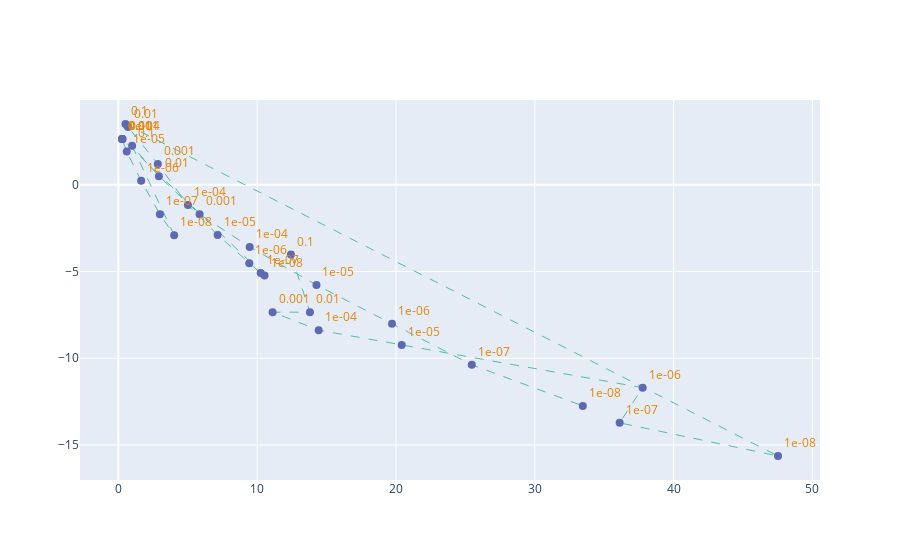

Notebook source saved alongside this figure:
### Code cell
import plotly.graph_objects as go


# layout = dict(plot_bgcolor='white',
#               margin=dict(t=20, l=20, r=20, b=20),
#               xaxis=dict(title='World Rank',
#                          range=[0.9, 5.5],
#                          linecolor='#d9d9d9',
#                          showgrid=False,
#                          mirror=True),
#               yaxis=dict(title='Citations',
#                          range=[95.5, 99.5],
#                          linecolor='#d9d9d9',
#                          showgrid=False,
#                          mirror=True))

a = go.Scatter(x=df['sec_time'],
                  y=df['log_distance'],
                  text=df['str_tol'],
                  textposition='top right',
                  textfont=dict(color='#E58606'),
                  mode='lines+markers+text',
                  marker=dict(color='#5D69B1', size=8),
                  line=dict(color='#52BCA3', width=1, dash='dash'),
                  name='citations')

fig = go.Figure(data=a)

fig.show()

### Figure 1 — Plotly figure (JSON) as saved in the notebook; plotly's stock layout.template omitted (floating-point values rounded to 4 significant figures)
{"data": [{"line": {"color": "#52BCA3", "dash": "dash", "width": 1}, "marker": {"color": "#5D69B1", "size": 8}, "mode": "lines+markers+text", "name": "citations", "text": ["0.1", "0.01", "0.001", "1e-04", "1e-05", "1e-06", "1e-07", "1e-08", "0.1", "0.01", "0.001", "1e-04", "1e-05", "1e-06", "1e-07", "1e-08", "0.1", "0.01", "0.001", "1e-04", "1e-05", "1e-06", "1e-07", "1e-08", "0.1", "0.01", "0.001", "1e-04", "1e-05", "1e-06", "1e-07", "1e-08"], "textfont": {"color": "#E58606"}, "textposition": "top right", "type": "scatter", "x": [12.43, 13.8, 11.11, 14.43, 20.41, 37.77, 36.11, 47.52, 0.51, 0.69, 2.84, 5.01, 7.15, 9.43, 10.25, 10.53, 0.3, 0.26, 0.27, 0.27, 0.6, 1.64, 2.99, 4.02, 0.99, 2.92, 5.85, 9.46, 14.27, 19.71, 25.46, 33.46], "y": [-4.02, -7.342, -7.342, -8.38, -9.229, -11.7, -13.72, -15.64, 3.511, 3.342, 1.208, -1.167, -2.887, -4.527, -5.09, -5.23, 2.642, 2.642, 2.642, 2.642, 1.919, 0.2378, -1.696, -2.901, 2.25, 0.5006, -1.696, -3.581, -5.773, -8.007, -10.38, -12.75]}], "layout": {}}
